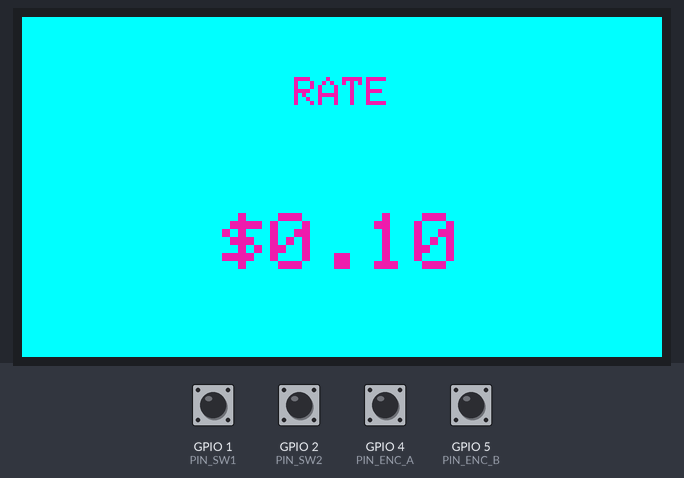
The sketch below on a simulated ESP32. On the bench: 320×170 colour display. The test bench sets the inputs (shaded band); at power-on: GPIO 1 (PIN_SW1), GPIO 2 (PIN_SW2), GPIO 4 (PIN_ENC_A), GPIO 5 (PIN_ENC_B) HIGH. What the sketch prints to the serial monitor is not drawn.

Above: at 1.5 s.
1.6 s: GPIO 1 (PIN_SW1) pulled LOW for 0.2 s
At 3.4 s:
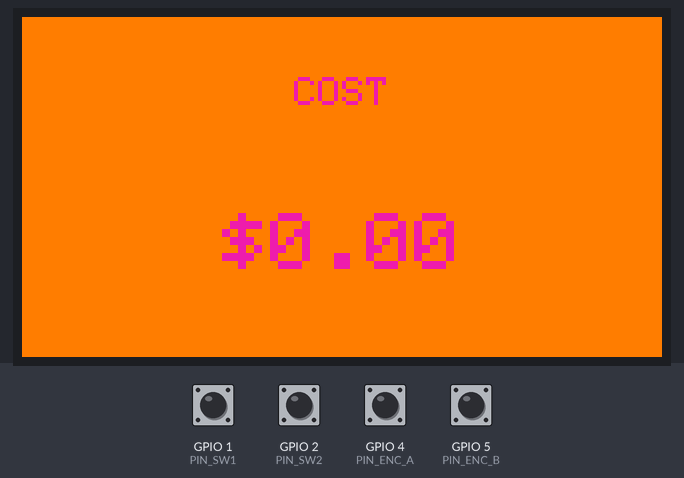
3.7 s: GPIO 1 (PIN_SW1) pulled LOW for 3.2 s
At 6.1 s:
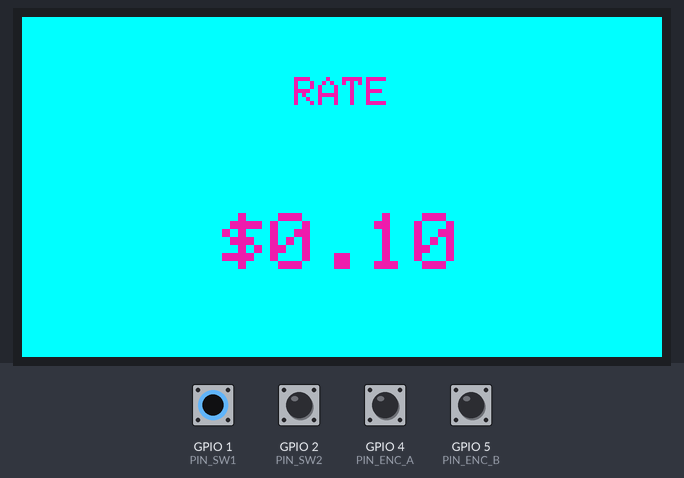
8.8 s: GPIO 1 (PIN_SW1) pulled LOW for 0.2 s
At 9.8 s:
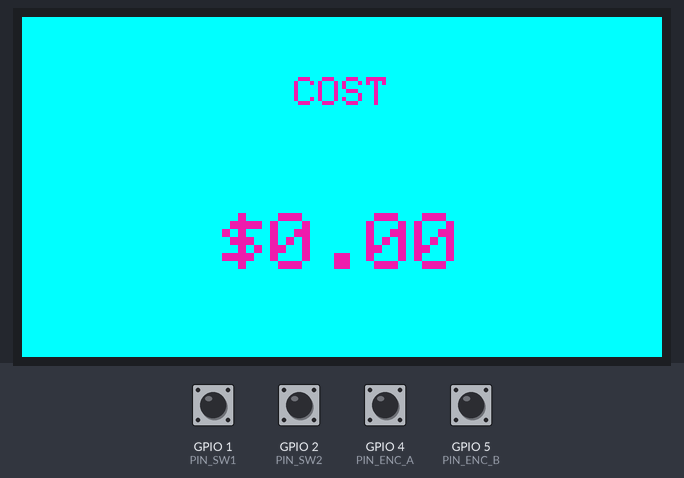
10.9 s: GPIO 1 (PIN_SW1) pulled LOW for 0.2 s
At 12.2 s:
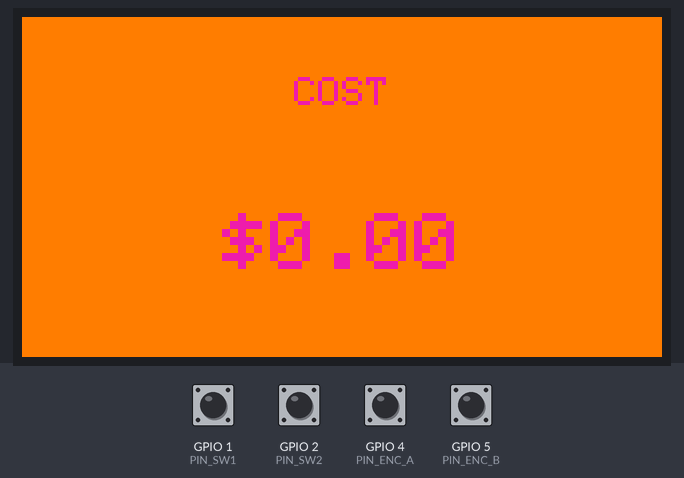
Timing chart, 0 to 13.9 s (numbered marks = the images above; inputs shaded):
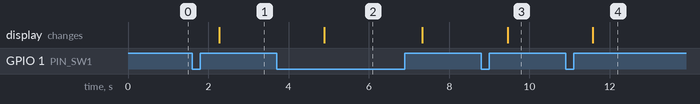

Measured:
- after the input at 1.6 s, the display: changes after 0.67 s (image 1)
- after the input at 3.7 s, the display: changes after 1.2 s (image 2)
- after the input at 8.8 s, the display: changes after 0.66 s (image 3)
- after the input at 10.9 s, the display: changes after 0.68 s (image 4)

The sketch:

groq_openai_gpt-oss-120b_rep1.ino
```cpp
#define LGFX_USE_V1
#include <LovyanGFX.hpp>
#include <Preferences.h>

// display init snippet – must be used verbatim
class LGFX : public lgfx::LGFX_Device {
  lgfx::Panel_ST7789 _panel; lgfx::Bus_SPI _bus; lgfx::Light_PWM _light;
public:
  LGFX() {
    { auto cfg = _bus.config(); cfg.spi_host = SPI2_HOST; cfg.spi_mode = 0;
      cfg.freq_write = 50000000; cfg.freq_read = 16000000; cfg.spi_3wire = false;
      cfg.use_lock = true; cfg.dma_channel = SPI_DMA_CH_AUTO;
      cfg.pin_sclk = 12; cfg.pin_mosi = 11; cfg.pin_miso = -1; cfg.pin_dc = 13;
      _bus.config(cfg); _panel.setBus(&_bus); }
    { auto cfg = _panel.config(); cfg.pin_cs = 10; cfg.pin_rst = 9; cfg.pin_busy = -1;
      cfg.panel_width = 170; cfg.panel_height = 320; cfg.offset_x = 35; cfg.offset_y = 0;
      cfg.offset_rotation = 2; cfg.readable = false; cfg.invert = true;
      cfg.rgb_order = false; cfg.dlen_16bit = false; cfg.bus_shared = false;
      _panel.config(cfg); }
    { auto cfg = _light.config(); cfg.pin_bl = 8; cfg.invert = false;
      cfg.freq = 44100; cfg.pwm_channel = 7; _light.config(cfg); _panel.setLight(&_light); }
    setPanel(&_panel);
  }
};

LGFX tft;
LGFX_Sprite canvas(&tft);

// pin constants from hardware description
#define PIN_TFT_SCLK 12
#define PIN_TFT_MOSI 11
#define PIN_TFT_DC   13
#define PIN_TFT_CS   10
#define PIN_TFT_RST  9
#define PIN_TFT_BLK  8
#define PIN_SW1      1
#define PIN_SW2      2
#define PIN_ENC_A    4
#define PIN_ENC_B    5
#define PIN_MOTOR    6 // not used

// UI colours
#define COL_BG_IDLE   0x07FF   // teal for idle
#define COL_BG_RUN    0xFBE0   // amber for running
#define COL_TEXT      0xE8F5   // off‑white ink

// timing constants
const unsigned long DEBOUNCE_MS = 25;
const unsigned long LONGPRESS_MS = 800;
const unsigned long FRAME_MS = 30; // ~33 fps

// button state helper
struct Button {
  uint8_t pin;
  bool lastStable; // last stable level (true = not pressed)
  unsigned long lastChange; // millis of last level change
  bool pressed; // short press detected
  bool longPressed; // long press detected
  unsigned long pressStart; // when button went low
};

Button btn1 = {PIN_SW1, true, 0, false, false, 0};
Button btn2 = {PIN_SW2, true, 0, false, false, 0};

// encoder handling (interrupt driven)
volatile int32_t encDelta = 0; // raw edge delta
volatile uint8_t encLastState = 0;

static const int8_t encTable[16] = {
  0, -1,  1,  0,
  1,  0,  0, -1,
 -1,  0,  0,  1,
  0,  1, -1,  0
};

static void IRAM_ATTR encISR() {
  uint8_t a = digitalRead(PIN_ENC_A);
  uint8_t b = digitalRead(PIN_ENC_B);
  uint8_t state = (a << 1) | b;
  uint8_t idx = (encLastState << 2) | state;
  encDelta += encTable[idx];
  encLastState = state;
}

// application state
enum State { IDLE, RUNNING, PAUSED };
State curState = IDLE;

uint32_t rateCentsPerMin = 10; // default $0.10/min
uint32_t elapsedMs = 0; // accumulated when paused
uint32_t startMs = 0;   // millis when started/resumed

// helper to read and clear encoder delta safely
int32_t readEncoderDelta() {
  noInterrupts();
  int32_t d = encDelta;
  encDelta = 0;
  interrupts();
  return d;
}

void setup() {
  Serial.begin(115200);
  while (!Serial) { delay(10); }
  Serial.println("meeting cost meter start");

  // pins
  pinMode(PIN_SW1, INPUT_PULLUP);
  pinMode(PIN_SW2, INPUT_PULLUP);
  pinMode(PIN_ENC_A, INPUT_PULLUP);
  pinMode(PIN_ENC_B, INPUT_PULLUP);

  // encoder ISR
  attachInterrupt(digitalPinToInterrupt(PIN_ENC_A), encISR, CHANGE);
  attachInterrupt(digitalPinToInterrupt(PIN_ENC_B), encISR, CHANGE);
  encLastState = (digitalRead(PIN_ENC_A) << 1) | digitalRead(PIN_ENC_B);

  // display
  tft.init();
  tft.setRotation(1);
  tft.setBrightness(180);
  canvas.createSprite(320, 170);

  // initial draw
  drawScreen();
}

void loop() {
  unsigned long now = millis();
  static unsigned long nextFrame = 0;

  // button handling (non‑blocking debounce)
  pollButton(btn1, now);
  pollButton(btn2, now);

  // handle short/long presses for btn1 (start/pause/reset)
  if (btn1.pressed) {
    btn1.pressed = false;
    if (curState == IDLE) {
      // start timer
      curState = RUNNING;
      startMs = millis();
      Serial.println("started");
    } else if (curState == RUNNING) {
      // pause
      curState = PAUSED;
      elapsedMs += millis() - startMs;
      Serial.println("paused");
    } else if (curState == PAUSED) {
      // resume
      curState = RUNNING;
      startMs = millis();
      Serial.println("resumed");
    }
  }
  if (btn1.longPressed) {
    btn1.longPressed = false;
    // reset to idle
    curState = IDLE;
    elapsedMs = 0;
    startMs = 0;
    Serial.println("reset");
  }

  // encoder adjusts rate only in idle state
  int32_t d = readEncoderDelta();
  if (d != 0 && curState == IDLE) {
    // each detent (4 edges) changes by 1 cent
    int32_t detents = d / 4;
    if (detents != 0) {
      int32_t newRate = (int32_t)rateCentsPerMin + detents;
      if (newRate < 0) newRate = 0;
      rateCentsPerMin = (uint32_t)newRate;
      Serial.printf("rate set to %u cents/min\n", rateCentsPerMin);
    }
  }

  // render at fixed cadence
  if (now >= nextFrame) {
    nextFrame = now + FRAME_MS;
    drawScreen();
  }
}

void pollButton(Button &b, unsigned long now) {
  bool level = digitalRead(b.pin); // true = not pressed (HIGH due to pull‑up)
  if (level != b.lastStable) {
    // state changed, start debounce timer
    b.lastChange = now;
    b.lastStable = level;
    return;
  }
  // stable state for at least debounce period?
  if ((now - b.lastChange) < DEBOUNCE_MS) return;

  // button is considered pressed when level is LOW
  if (!level) {
    if (b.pressStart == 0) {
      b.pressStart = now; // first detection of press
    } else if (!b.pressed && (now - b.pressStart) >= LONGPRESS_MS) {
      b.longPressed = true;
      b.pressStart = 0; // consume
    }
  } else {
    // button released
    if (b.pressStart != 0) {
      if ((now - b.pressStart) < LONGPRESS_MS) {
        b.pressed = true; // short press
      }
      b.pressStart = 0;
    }
  }
}

void drawScreen() {
  // background colour based on state
  uint16_t bg = (curState == RUNNING) ? COL_BG_RUN : COL_BG_IDLE;
  canvas.fillScreen(bg);

  // compute displayed value and label
  char label[8];
  char value[16];
  if (curState == IDLE) {
    // show rate as $x.xx per min
    snprintf(label, sizeof(label), "RATE");
    // convert cents to dollars with two decimals
    int dollars = rateCentsPerMin / 100;
    int cents = rateCentsPerMin % 100;
    snprintf(value, sizeof(value), "$%d.%02d", dollars, cents);
  } else {
    // show accumulated cost
    unsigned long totalMs = elapsedMs;
    if (curState == RUNNING) {
      totalMs += millis() - startMs;
    }
    // cost = minutes * rate + (remaining ms * rate)/60000
    uint64_t minutes = totalMs / 60000ULL;
    uint64_t remainderMs = totalMs % 60000ULL;
    uint64_t costCents = minutes * rateCentsPerMin + (remainderMs * rateCentsPerMin) / 60000ULL;
    int dollars = costCents / 100;
    int cents = costCents % 100;
    snprintf(label, sizeof(label), "COST");
    snprintf(value, sizeof(value), "$%d.%02d", dollars, cents);
  }

  // draw label (small, spaced above)
  canvas.setTextColor(COL_TEXT);
  canvas.setTextSize(2);
  canvas.setTextDatum(TC_DATUM);
  canvas.drawString(label, 160, 30);

  // draw large value (centered)
  canvas.setTextSize(4);
  canvas.setTextDatum(BC_DATUM);
  canvas.drawString(value, 160, 130);

  // push to display
  canvas.pushSprite(0, 0);
}
```
